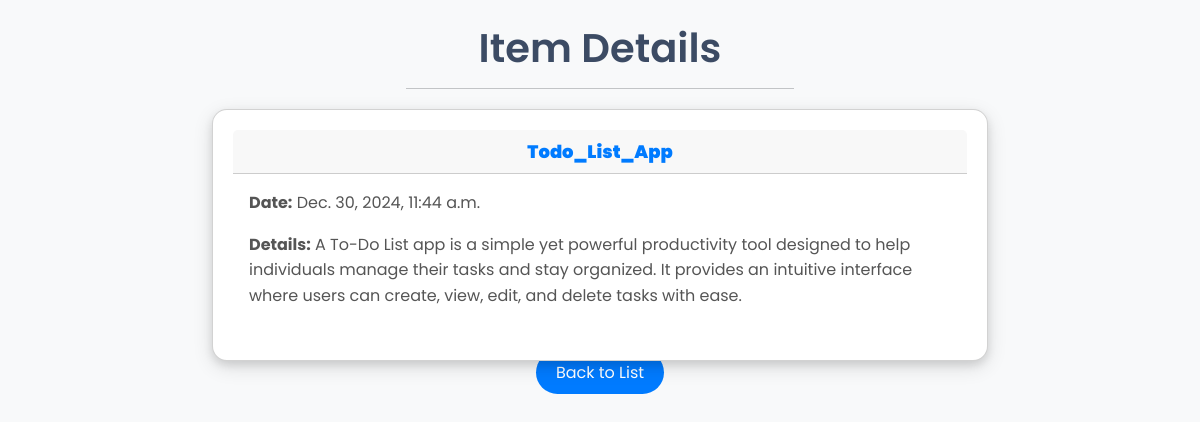
/detail/6/, run on the app's committed database.
### app/models.py (models this page shows, shortened)
class Todo(models.Model):
    title = models.CharField(max_length=100)
    details = models.TextField()
    date = models.DateTimeField(auto_now_add=True)

### app/views.py (the view)
# urls.py: path('detail/<int:item_id>/', views.detail, name='detail'),
def detail(request, item_id):
    item = get_object_or_404(Todo, id=item_id)
    context = {
        "item": item,
        "title": "Item Details",
    }
    return render(request, 'details.html', context)

### app/templates/details.html (shortened to what this page needs)
<!DOCTYPE html>
<html lang="en" dir="ltr">
<head>
  <link href="https://cdn.jsdelivr.net/npm/bootstrap@5.3.0-alpha1/dist/css/bootstrap.min.css" rel="stylesheet">
</head>
<body class="container py-4">
  <center>
    <h1>{{ title }}</h1>
    <hr class="w-50" />
  </center>
  <div class="card">
    <div class="card-header">
      <center><b>{{ item.title }}</b></center>
    </div>
    <div class="card-body">
      <p><strong>Date:</strong> {{ item.date }}</p>
      <p><strong>Details:</strong> {{ item.details }}</p>
    </div>
  </div>
  <center>
    <a href="{% url 'todo' %}" class="back-btn">Back to List</a>
  </center>
</body>
</html>

### app/templates/details.html (style rules this page uses)
body { font-family: 'Poppins', sans-serif; background-color: #f8f9fa; }
h1 { font-weight: 600; color: #3c4b64; }
.card { box-shadow: 0 4px 8px rgba(0, 0, 0, 0.1), 0 6px 20px rgba(0, 0, 0, 0.12); background: #ffffff; border-radius: 15px; padding: 20px; margin-top: 20px; }
.card-header { font-size: 18px; font-weight: 600; color: #007bff; }
.card-body { color: #555; font-size: 16px; line-height: 1.6; }
.back-btn { background-color: #007bff; color: white; border-radius: 50px; padding: 10px 20px; border: none; transition: background-color 0.3s ease; text-decoration: none; }
.container { max-width: 800px; margin: 0 auto; }

### data on the page
Todo: title "Todo_List_App", date "Dec. 30, 2024, 11:44 a.m.", details "A To-Do List app is a simple yet powerful productivity tool designed to help individuals manage their tasks and stay organized. It provides an intuitive interface where users can create, view, edit, and delete tasks with ease."

### other printed values
{{ title }} "Item Details"
